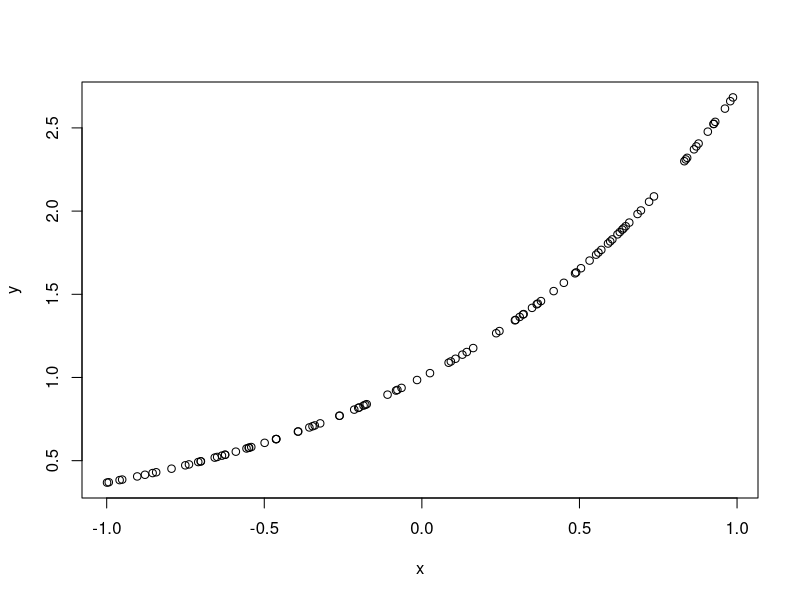

This figure's R source: (Note: this script raises an error after producing the figure.)
# spočte koeficienty aproximačního polynomu stupně n-1 pro zadané body x, y
LSA <- function(x, y, n){
  A <- matrix(0, n, n)
  b <- numeric(n)
  for(i in 1:n){
    for(j in 1:n){
      A[i,j] <- sum(x^{i+j-2})
    }
    b[i] <- sum(y*x^{i-1})
  }
  return(solve(A, b))
}

# spočte koeficienty aproximačního polynomu stupně n-1 pro zadané body x, y
LSAef <- function(x, y, n){
  X <- matrix(1, nrow=n, ncol=length(x))
  for(i in 2:n)  X[i, ] <- X[i-1, ]*x
  return(c(solve(X%*%t(X), x%*%y)))
}

# spočte hodnoty polynomu s koeficienty a v bodě  x
Horner <- function(x, a){
  n <- length(a)
  res <- a[n]
  for(i in (n-1):1){
    res <- res * x + a[i]
  }
  return(res)
}



n <- 100
x <- runif(n, -1, 1)
y <- exp(x)

plot(x,y)
m <- 4
coef <- LSA(x, y, m)
coefLASef <- LSAef(x, y, m)
print(coef)
plot(function(x) Horner(x, coef), add = TRUE, col='red', lw = 2, xlim = c(-1,1))
